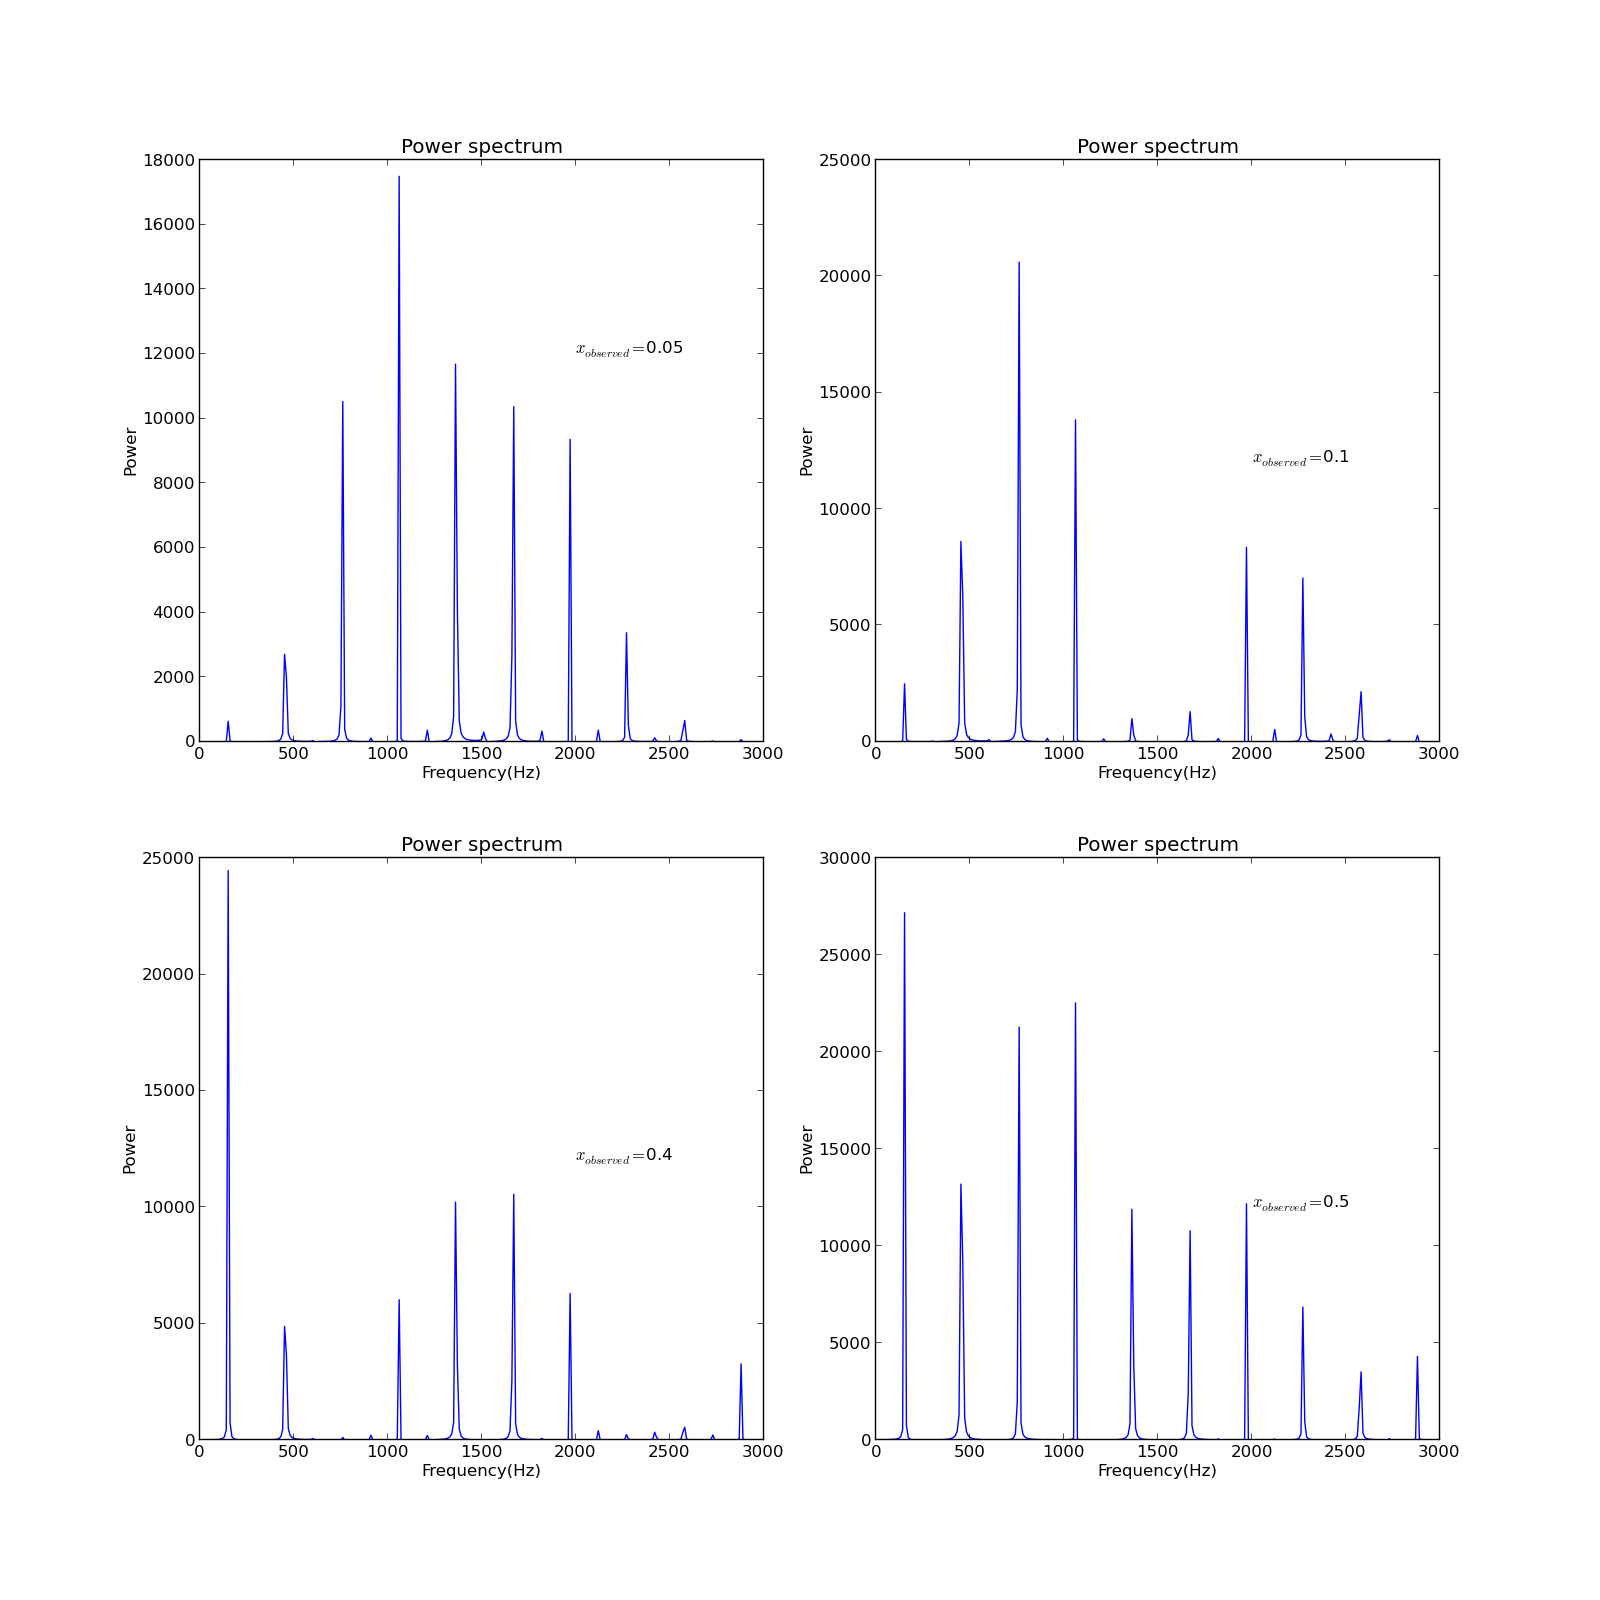

The script that saved this image:
import numpy as np
import matplotlib.pyplot
from pylab import *
from math import *
import mpl_toolkits.mplot3d
def power_spe(xe,xo):#xe excited, xo observed
    dx=0.01
    c=300.0 #speed
    dt=dx/c
    length=int(1.0/dx)
    time=3000
    k=1000
    y=[[0 for i in range(length)]for n in range(time)]#i represents x, n represents t
#initialize

    for i in range(length):
        y[0][i]=exp(-k*(i*dx-xe)**2)
        y[1][i]=exp(-k*(i*dx-xe)**2)

    r=c*dt/dx
#iteration
    for n in range(time-2):
        for i in range(1,length-1):
            y[n+2][i]=2*(1-r**2)*y[n+1][i]-y[n][i]+r**2*(y[n+1][i+1]+y[n+1][i-1])
    y=array(y)

    yo=[]
    t=array(range(time))*dt
    for n in range(time):
        yo.append(y[n][int(xo/dx)])
    p=abs(np.fft.rfft(yo))**2
    f = np.linspace(0, int(1/dt/2), len(p))
    plot(f, p)
    xlim(0,3000)
    xlabel('Frequency(Hz)')
    ylabel('Power')
    title('Power spectrum')
    text(2000,12000,'$x_{observed}=$'+str(xo))


figure(figsize=[16,16])
subplot(221)
power_spe(0.5,0.05)
subplot(222)
power_spe(0.5,0.1)
subplot(223)
power_spe(0.5,0.4)
subplot(224)
power_spe(0.5,0.5)

savefig('problem6.13.png')
#savefig('vibration .png')
show()

